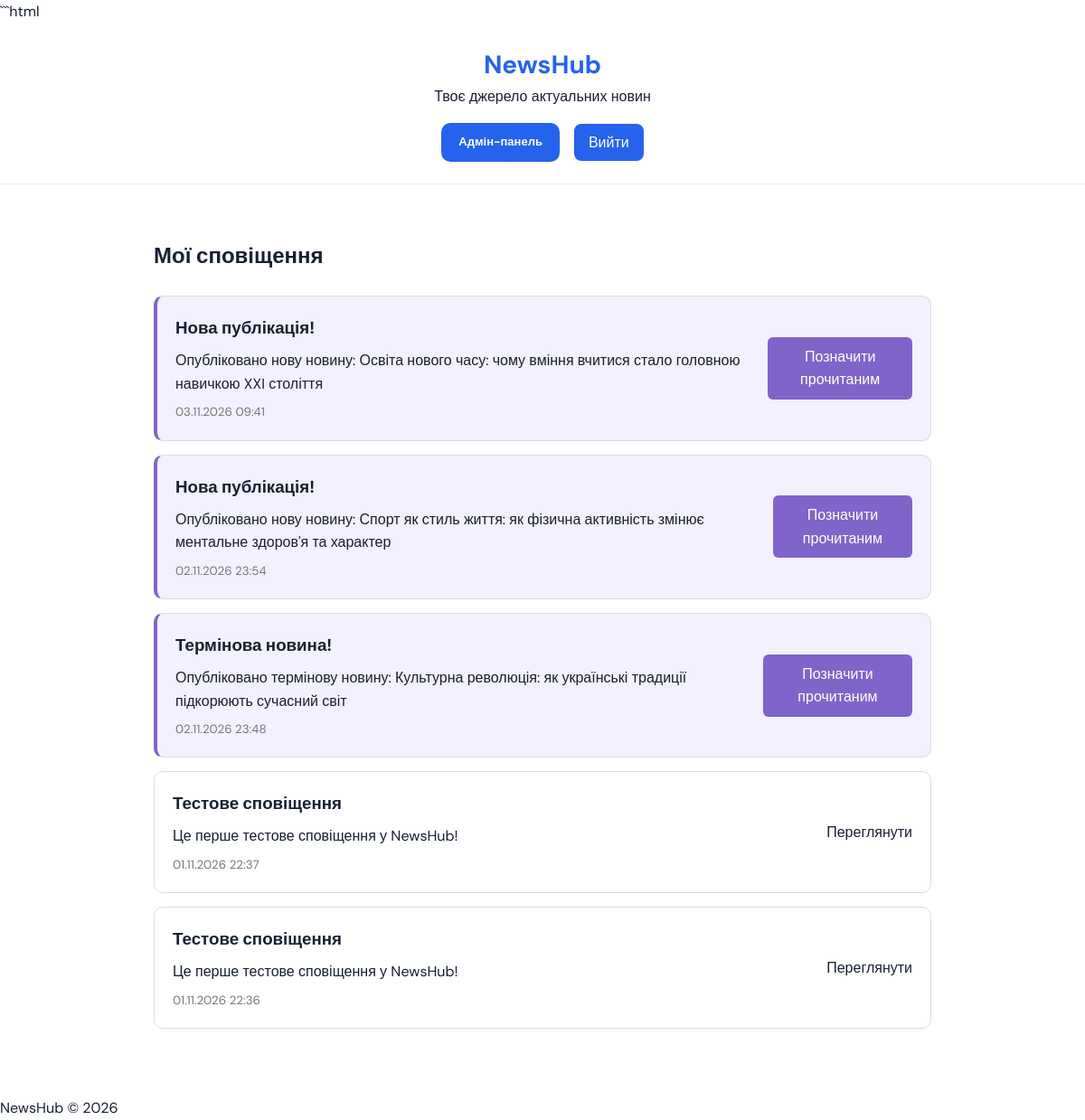
Page /notifications (signed in) on the committed database.
### app/models/notification.py (models this page shows)
class Notification(db.Model):
    __tablename__ = "notifications"
    id = db.Column(db.Integer, primary_key=True)
    title = db.Column(db.String(150), nullable=False)
    message = db.Column(db.Text, nullable=False)
    link = db.Column(db.String(255), nullable=True)
    is_read = db.Column(
        db.Boolean,
        default=False,
        nullable=False
    )
    created_at = db.Column(
        db.DateTime,
        default=lambda: datetime.now(timezone.utc),
        nullable=False
    )
    user_id = db.Column(
        db.Integer,
        db.ForeignKey("users.id"),
        nullable=False
    )
    digest_id = db.Column(
        db.Integer,
        db.ForeignKey("digests.id"),
        nullable=True
    )

### app/__init__.py (the view)
    @app.route("/notifications")
    @login_required
    def notifications():
        user_notifications = NotificationRepository.get_all_by_user(
            current_user.id
        )
        digest_articles = {}
        for notification in user_notifications:
            if notification.digest_id:
                digest = DigestRepository.get_by_id_and_user(
                    notification.digest_id,
                    current_user.id
                )
                if digest:
                    article_ids = json.loads(digest.article_ids)
                    articles = ArticleRepository.get_by_ids(article_ids)
                    digest_articles[notification.id] = articles
        return render_template(
            "notifications.html",
            notifications=user_notifications,
            digest_articles=digest_articles
        )

### app/repositories/notification_repository.py (called while the page is built)
    @staticmethod
    def get_unread_count(user_id):
        return Notification.query.filter_by(
            user_id=user_id,
            is_read=False
        ).count()

    @staticmethod
    def get_all_by_user(user_id):
        return Notification.query.filter_by(
            user_id=user_id
        ).order_by(
            Notification.created_at.desc()
        ).all()

### app/repositories/user_repository.py (called while the page is built)
    @staticmethod
    def get_by_id(user_id):
        return User.query.get(user_id)

### app/templates/notifications.html (shortened to what this page needs)
{% extends "base.html" %}
{% block content %}
<section class="notifications-page">
    <h1>Мої сповіщення</h1>
    {% if notifications %}
    <div class="notifications-list">
        {% for notification in notifications %}
        <div class="notification-item {% if not notification.is_read %}unread{% endif %}">
            <div class="notification-content">
                <h3>{{ notification.title }}</h3>
                <p>{{ notification.message }}</p>
                <small>
                    {{ notification.created_at.strftime('%d.%m.%Y %H:%M') }}
                </small>
            </div>
            {% if not notification.is_read %}
            <form action="{{ url_for('mark_notification_read', notification_id=notification.id) }}" method="POST">
                <button type="submit">
                    Позначити прочитаним
                </button>
            </form>
            {% elif notification.link and not notification.digest_id %}
            <a href="{{ notification.link }}">Переглянути</a>
            {% endif %}
        </div>
        {% endfor %}
    </div>
    {% else %}
    <p class="empty-notifications">
        Поки що у вас немає сповіщень.
    </p>
    {% endif %}
</section>
{% endblock %}

### app/templates/base.html (shortened to what this page needs)
<!DOCTYPE html>
<html lang="uk">
<head>
    <link rel="stylesheet" href="{{ url_for('static', filename='css/style.css') }}">
</head>
<body>
    <header class="site-header">
        <a href="{{ url_for('index') }}" class="site-logo">NewsHub</a>
        <p>Твоє джерело актуальних новин</p>
        <nav class="user-navigation">
            {% if current_user.is_authenticated %}
            {% if current_user.role == "admin" %}
            <a href="{{ url_for('admin_panel') }}" class="header-button">
                Адмін-панель
            </a>
            {% endif %}
            <form action="{{ url_for('logout') }}" method="POST">
                <button type="submit">Вийти</button>
            </form>
            {% else %}
            <a href="{{ url_for('login') }}">Увійти</a>
            <a href="{{ url_for('register') }}">Реєстрація</a>
            {% endif %}
        </nav>
    </header>
    <main>
        {% block content %}{% endblock %}
    </main>
    <footer>
        <p>NewsHub © 2026</p>
    </footer>
</body>
</html>

### app/static/css/base.css (style rules this page uses)
:root { --blue: #2463eb; --blue-dark: #1746b5; --blue-light: #edf3ff; --text: #172033; --muted: #778198; --background: #f7f9fc; --white: #ffffff; --border: #e7ebf2; --radius: 18px; --shadow: 0 12px 35px rgba(29, 54, 100, 0.07); }
* { box-sizing: border-box; margin: 0; padding: 0; }
html { scroll-behavior: smooth; scroll-padding-top: 90px; }
body { font-family: "DM Sans", sans-serif; color: var(--text); background: var(--white); line-height: 1.6; }
a { color: inherit; text-decoration: none; }
button, input { font: inherit; }
button { cursor: pointer; }

### app/static/css/header.css (style rules this page uses)
.site-header { position: sticky; top: 0; z-index: 100; background: rgba(255, 255, 255, 0.96); border-bottom: 1px solid var(--border); backdrop-filter: blur(12px); }
.header-button { padding: 11px 19px; background: var(--blue); color: white; border: 0; border-radius: 10px; font-size: 13px; font-weight: 700; transition: background 0.2s; }
.user-navigation a.header-button, .user-navigation button.header-button { color: white; }
.site-header:has(.site-logo) { padding: 24px; text-align: center; }
.site-logo { color: #2563eb; font-size: 28px; font-weight: 700; text-decoration: none; }
.user-navigation { display: flex; justify-content: center; align-items: center; flex-wrap: wrap; gap: 16px; margin-top: 16px; }
.user-navigation a { color: #2563eb; text-decoration: none; }
.user-navigation form { margin: 0; }
.user-navigation button { padding: 8px 16px; border: none; border-radius: 8px; background: #2563eb; color: white; cursor: pointer; }

### app/static/css/notifications.css (style rules this page uses)
.notifications-page { max-width: 900px; margin: 40px auto; padding: 20px; }
.notifications-page h1 { margin-bottom: 25px; }
.notification-item { display: flex; justify-content: space-between; align-items: center; gap: 20px; padding: 20px; margin-bottom: 15px; border: 1px solid #ddd; border-radius: 10px; background: white; }
.notification-item.unread { background: #f3f0ff; border-left: 4px solid #8064c9; }
.notification-content h3 { margin: 0 0 8px; }
.notification-content p { margin: 0 0 8px; }
.notification-content small { color: #777; }
.notification-item button { padding: 9px 14px; border: none; border-radius: 6px; background: #8064c9; color: white; cursor: pointer; }

### rows in the picture
Notification: title "Нова публікація!", message "Опубліковано нову новину: Освіта нового часу: чому вміння вчитися стало головною навичкою XXI століття", created_at "03.11.2026 09:41"
Notification: title "Нова публікація!", message "Опубліковано нову новину: Спорт як стиль життя: як фізична активність змінює ментальне здоров'я та характер", created_at "02.11.2026 23:54"
Notification: title "Термінова новина!", message "Опубліковано термінову новину: Культурна революція: як українські традиції підкорюють сучасний світ", created_at "02.11.2026 23:48"
Notification: title "Тестове сповіщення", message "Це перше тестове сповіщення у NewsHub!", created_at "01.11.2026 22:37"
Notification: title "Тестове сповіщення", message "Це перше тестове сповіщення у NewsHub!", created_at "01.11.2026 22:36"
